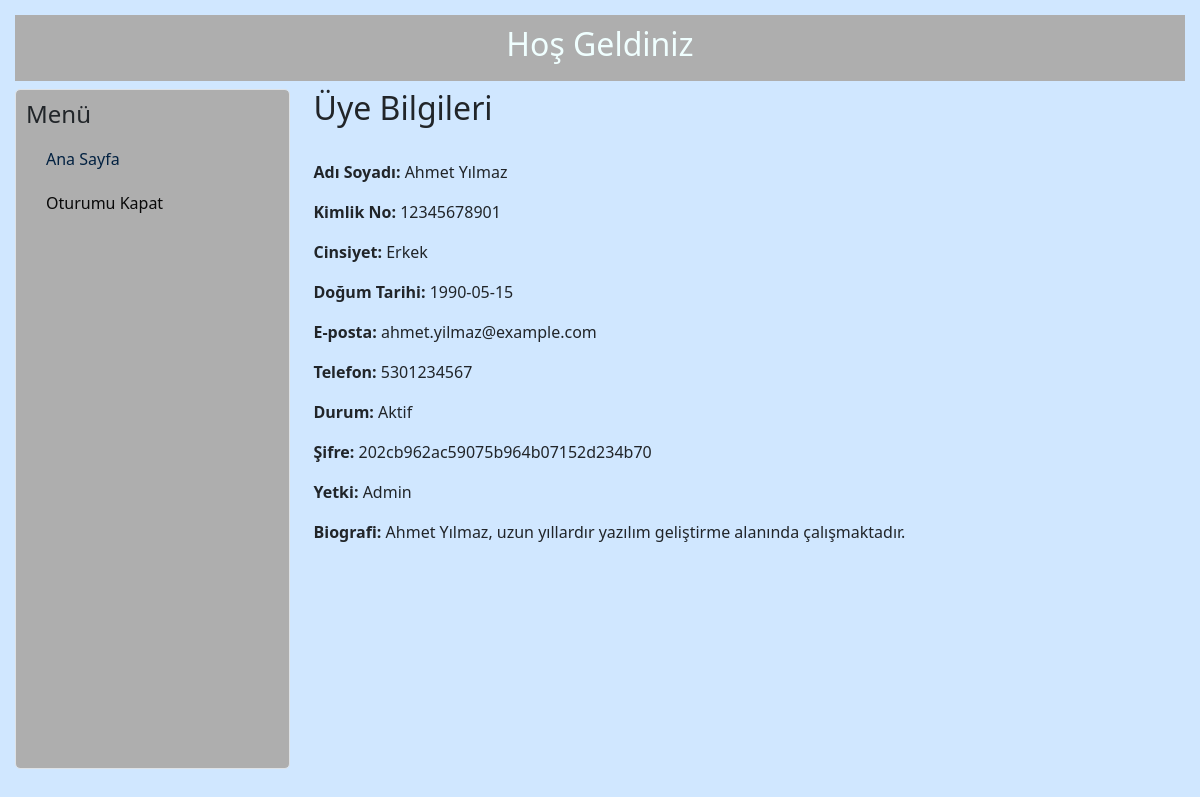
The page /admin/info.php?id=53 on the database its author committed.
### tables this page shows
CREATE TABLE `kullanicilar` (
  `id` int(10) NOT NULL,
  `tcno` bigint(11) DEFAULT NULL,
  `name_surname` varchar(30) NOT NULL,
  `gender` varchar(1) NOT NULL,
  `birthday` date NOT NULL,
  `email` varchar(30) NOT NULL,
  `phone_number` bigint(10) DEFAULT NULL,
  `status` tinyint(1) NOT NULL,
  `password` varchar(100) DEFAULT NULL,
  `admin` tinyint(1) NOT NULL DEFAULT 0
);

CREATE TABLE `bio` (
  `id` int(10) NOT NULL,
  `cid` int(10) NOT NULL,
  `tcno` bigint(11) DEFAULT NULL,
  `biography` text NOT NULL
);

### admin/info.php (the view, shortened to what this page needs)
<?php
include("inc/baglan.php");
include 'header.php';
if (isset($_GET['id'])) {
    $id = $_GET['id'];
    $result = mysqli_query($baglanti, "SELECT * FROM kullanicilar,bio WHERE kullanicilar.id=cid AND kullanicilar.id = $id");
}
?>
<html lang="tr">
<head>
    <link rel="stylesheet" href="assets/bootstrap.css">
    <link rel="stylesheet" href="assets/style.css">
</head>
<body>
    <div class="">
        <div class="row">
            <div class="col-md-3 mt-2">
                <?php include 'menu.php'; ?>
            </div>
            <div class="col-md-9 mt-2">
                <div class="content">
                    <h2>Üye Bilgileri</h2>
                    <br>
                    <?php
                    if ($row = mysqli_fetch_array($result)) {
                        echo "<p><strong>Adı Soyadı:</strong> " . $row["name_surname"] . "</p>";
                        echo "<p><strong>Kimlik No:</strong> " . $row["tcno"] . "</p>";
                        echo "<p><strong>Cinsiyet:</strong> " . ($row["gender"] == "M" ? 'Erkek' : 'Kadın') . "</p>";
                        echo "<p><strong>Doğum Tarihi:</strong> " . $row["birthday"] . "</p>";
                        echo "<p><strong>E-posta:</strong> " . $row["email"] . "</p>";
                        echo "<p><strong>Telefon:</strong> " . $row["phone_number"] . "</p>";
                        echo "<p><strong>Durum:</strong> " . (($row["status"] == 1) ? 'Aktif' : 'Pasif') . "</p>";
                        echo "<p><strong>Şifre:</strong> " . $row["password"] . "</p>";
                        echo "<p><strong>Yetki:</strong> " .(($row["admin"] == 1) ? 'Admin' : (($row["admin"] == 2) ? 'Moderator' : 'Client')) ."</p>";
                        echo "<p><strong>Biografi:</strong> " . $row["biography"] . "</p>";
                    } else {
                        echo "<p>Üye bulunamadı.</p>";
                    }
                    ?>
                </div>
            </div>
        </div>
    </div>
</body>
</html>

### admin/assets/style.css (style rules this page uses)
* { padding: 0; margin: 0; list-style: none; box-sizing: border-box; }
body { padding: 15px; margin: 0; list-style: none; box-sizing: border-box; background: #D0E7FF; }

### rows shown on the page
kullanicilar: name_surname "Ahmet Yılmaz", bio.tcno "12345678901", birthday "1990-05-15", email "ahmet.yilmaz@example.com", phone_number "5301234567", password "202cb962ac59075b964b07152d234b70", bio.biography "Ahmet Yılmaz, uzun yıllardır yazılım geliştirme alanında çalışmaktadır."
